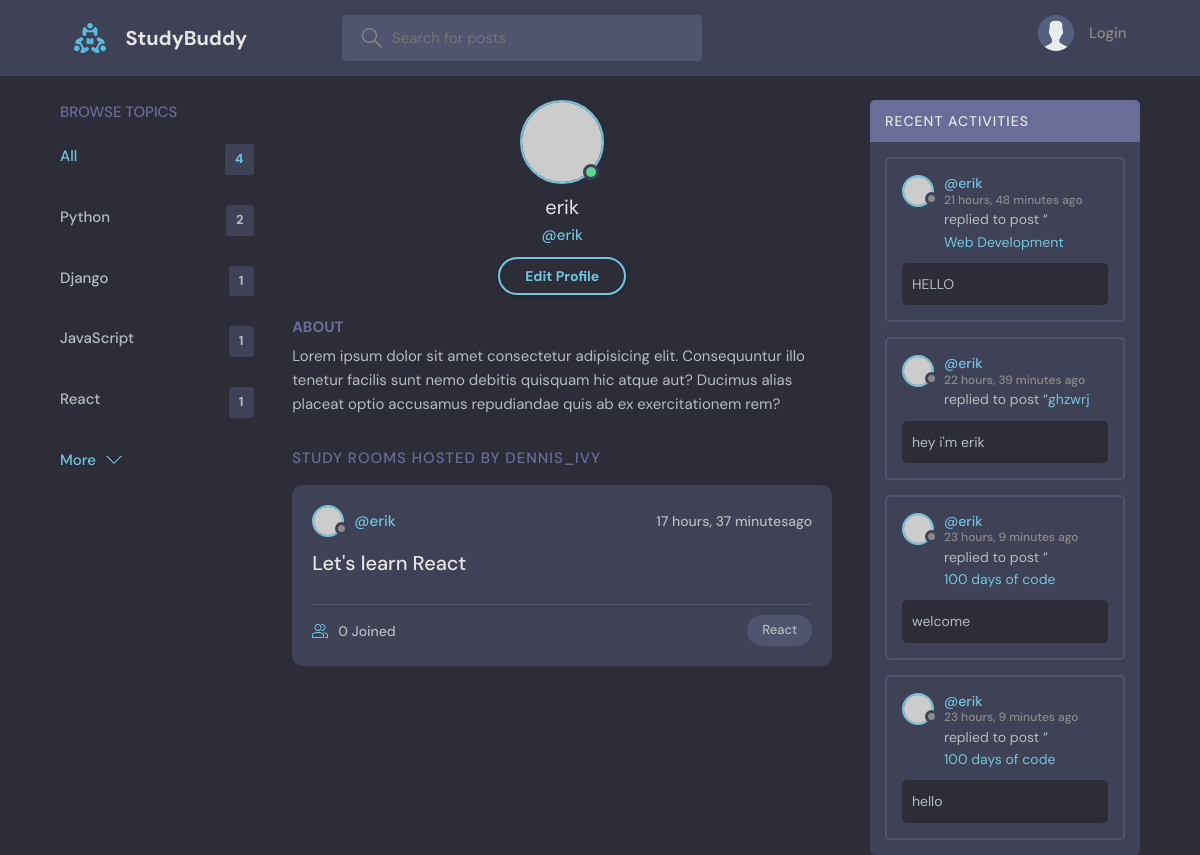
Screenshot of /profile/3/ with the database file from the repository.
### base/models.py (models this page shows, shortened)
class Topic(models.Model):
    name = models.CharField(max_length=200)

class Room(models.Model):
    host = models.ForeignKey(User,on_delete = models.SET_NULL,null = True)
    topic = models.ForeignKey(Topic,on_delete = models.SET_NULL,null = True)
    name = models.CharField(max_length=200)
    description = models.TextField(null=True,blank=True)
    participants = models.ManyToManyField(User,related_name='participants',blank=True)
    updated = models.DateTimeField(auto_now=True)
    created = models.DateTimeField(auto_now_add=True)
    class Meta:
        ordering = ['-updated','-created']
    def __str__(self):
        return self.name

class Message(models.Model):
    user = models.ForeignKey(User,on_delete=models.CASCADE)
    room = models.ForeignKey(Room,on_delete = models.CASCADE)
    body = models.TextField()
    updated = models.DateTimeField(auto_now=True)
    created = models.DateTimeField(auto_now_add=True)
    class Meta:
        ordering = ['-updated','-created']

### base/views.py (the view)
# urls.py: path('profile/<str:pk>/',views.userProfile,name="user-profile"),
def userProfile(request,pk):
    user = User.objects.get(id=pk)
    rooms = user.room_set.all()
    room_messages = user.message_set.all()
    topics = Topic.objects.all()
    context={'user':user,'rooms':rooms,'room_messages':room_messages,'topics':topics}
    return render(request,'base/profile.html',context)

### base/templates/base/profile.html
{% extends 'main.html' %}
{% block content %}
  <main class="profile-page layout layout--3">
    <div class="container">
      {% include 'base/topics_components.html' %}
      <div class="roomList">
        <div class="profile">
          <div class="profile__avatar">
            <div class="avatar avatar--large active">
              <img src="https://randomuser.me/api/portraits/men/11.jpg" />
            </div>
          </div>
          <div class="profile__info">
            <h3>{{user.username}}</h3>
            <p>@{{user.username}}</p>
            <a href="edit-user.html" class="btn btn--main btn--pill">Edit Profile</a>
          </div>
          <div class="profile__about">
            <h3>About</h3>
            <p>
              Lorem ipsum dolor sit amet consectetur adipisicing elit. Consequuntur illo tenetur
              facilis sunt nemo debitis quisquam hic atque aut? Ducimus alias placeat optio
              accusamus repudiandae quis ab ex exercitationem rem?
            </p>
          </div>
        </div>
        <div class="roomList__header">
          <div>
            <h2>Study Rooms Hosted by dennis_ivy</a>
            </h2>
          </div>
        </div>
        {% include 'base/feed_component.html' %}
      </div>
      {% include 'base/activity_component.html' %}
    </div>
  </main>
  {% endblock %}

### base/templates/base/topics_components.html (shortened to what this page needs)
<div class="topics">
    <div class="topics__header">
      <h2>Browse Topics</h2>
    </div>
    <ul class="topics__list">
      <li>
        <a href="{% url 'index' %}" class="active">All <span>{{topics.count}}</span></a>
      </li>
      {%for topic in topics%}
      <li>
        <a href="{% url 'index' %}?q={{topic.name}}">{{topic.name}} <span>{{topic.room_set.all.count}}</span></a>
      </li>
      {% endfor %}
    </ul>
    <a class="btn btn--link" href="topics.html">
      More
      <svg
        version="1.1"
        xmlns="http://www.w3.org/2000/svg"
        width="32"
        height="32"
        viewBox="0 0 32 32"
      >
        <title>chevron-down</title>
        <path d="M16 21l-13-13h-3l16 16 16-16h-3l-13 13z"></path>
      </svg>
    </a>
  </div>

### base/templates/base/feed_component.html (shortened to what this page needs)
{% for room in rooms %}
<div class="roomListRoom">
  <div class="roomListRoom__header">
    <a href="{% url 'user-profile' room.host.id %}" class="roomListRoom__author">
      <div class="avatar avatar--small">
        <img src="https://randomuser.me/api/portraits/women/11.jpg" />
      </div>
      <span>@{{room.host.username}}</span>
    </a>
    <div class="roomListRoom__actions">
      <span>{{room.created|timesince}}ago</span>
    </div>
  </div>
  <div class="roomListRoom__content">
    <a href="{% url 'room' room.id %}">{{room.name}}</a>
  </div>
  <div class="roomListRoom__meta">
    <a href="{% url 'room' room.id %}" class="roomListRoom__joined">
      {{room.participants.all.count}} Joined
    </a>
    <p class="roomListRoom__topic">{{room.topic.name}}</p>
  </div>
</div>
{% endfor%}

### base/templates/base/activity_component.html (shortened to what this page needs)
<div class="activities">
    <div class="activities__header">
      <h2>Recent Activities</h2>
    </div>
    {% for message in room_messages %}
    <div class="activities__box">
      <div class="activities__boxHeader roomListRoom__header">
        <a href="{% url 'user-profile' message.user.id %}" class="roomListRoom__author">
          <div class="avatar avatar--small">
            <img src="https://randomuser.me/api/portraits/women/11.jpg" />
          </div>
          <p>
            @{{message.user}}
            <span>{{message.created|timesince}} ago</span>
          </p>
        </a>
      </div>
      <div class="activities__boxContent">
        <p>
          replied to post “<a href="{% url 'room' message.room.id %}">{{message.room}}</a
          >
        </p>
        <div class="activities__boxRoomContent">
         {{message.body}}
        </div>
      </div>
    </div>
    {% endfor %}
  </div>

### rows the page displays
Topic: name "Python", room_set.all.count "2"
Topic: name "Django", room_set.all.count "1"
Topic: name "JavaScript", room_set.all.count "1"
Topic: name "React", room_set.all.count "1"
Room: host.username "erik", created "17 hours, 37 minutes", name "Let's learn React", participants.all.count "0", topic.name "React"
Message: user "erik", created "21 hours, 48 minutes", room "Web Development", body "HELLO"
Message: user "erik", created "22 hours, 39 minutes", room "ghzwrj", body "hey i'm erik"
Message: user "erik", created "23 hours, 9 minutes", room "100 days of code", body "welcome"
Message: user "erik", created "23 hours, 9 minutes", room "100 days of code", body "hello"

### other values shown
{{ topics.count }} "4"
{{ user.username }} "erik"
